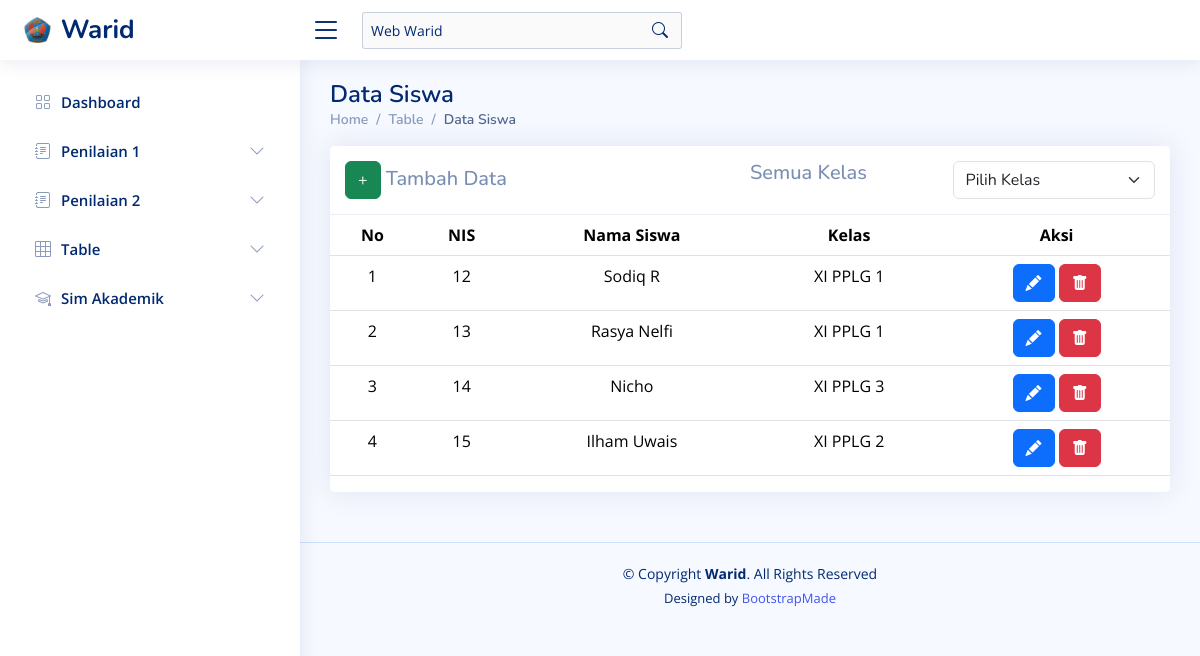
/?page=siswa, run on an earlier commit of the app's database.
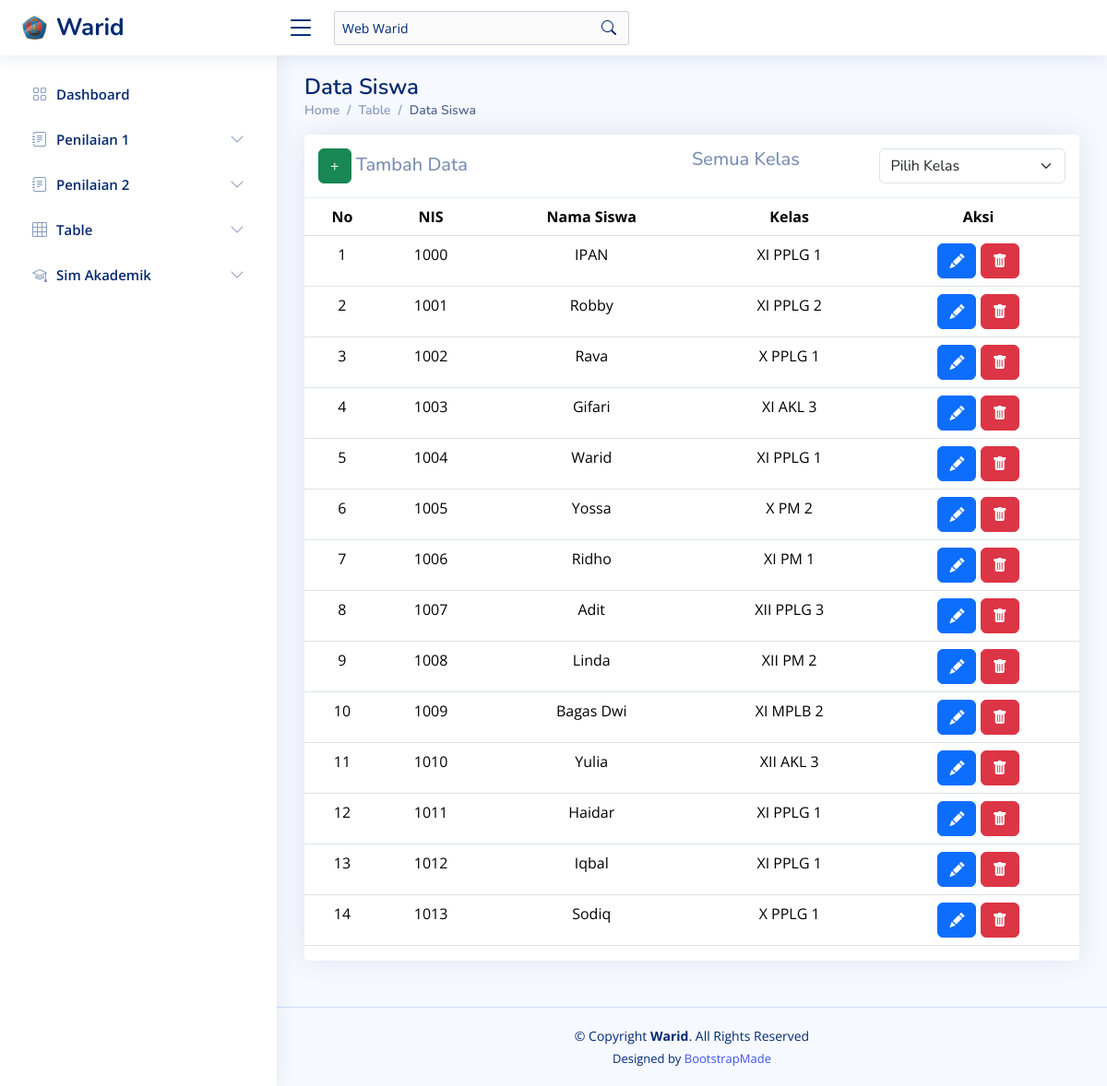
And on a later commit of the database.
### tables this page shows
CREATE TABLE `siswa` (
  `id_siswa` int(11) NOT NULL,
  `nama_siswa` varchar(255) NOT NULL,
  `kelas` varchar(10) NOT NULL
);

### assets/components/sim_akademik_warid/siswa.php (the view, shortened to what this page needs)
<?php
$pageName = 'siswa';
?>
<main id="main" class="main">
  <div class="pagetitle">
    <h1>Data Siswa</h1>
    <nav>
      <ol class="breadcrumb">
        <li class="breadcrumb-item"><a href="?page=dashboard">Home</a></li>
        <li class="breadcrumb-item">Table</li>
        <li class="breadcrumb-item active">Data Siswa</li>
      </ol>
    </nav>
  </div>
  <?php
  if (isset($_POST['kelas_siswa'])) {
    $kelas_siswa = $_POST['kelas_siswa'];
    if ($kelas_siswa == "Semua Kelas") {
      $kelas_query = "";
    } else {
      $kelas_query = "WHERE kelas ='$kelas_siswa'";
    }
  } else {
    $kelas_siswa = "Semua Kelas";
    $kelas_query = "";
  }
  ?>
  <section class="section">
    <div class="row">
      <div class="col-lg-12">
        <div class="card">
          <h5 class="card-header d-flex">
            <span class="col-sm-6"><a href="?page=<?php echo $pageName ?>&alert=add_data" class="btn btn-success">+</a> Tambah Data</span>
            <span class="col-sm-3"><?php echo $kelas_siswa; ?></span>
            <form class="col-sm-3" action="?page=<?php echo $pageName ?>" method="post">
              <select class="form-select" name="kelas_siswa" id="kelas_siswa" onchange="this.form.submit()">
                <option value="Belum Memilih">Pilih Kelas</option>
              </select>
            </form>
          </h5>
          <div class="table-responsive text-nowrap">
            <table class="table" style="text-align:center">
              <thead>
                <tr>
                  <th>No</th>
                  <th>NIS</th>
                  <th>Nama Siswa</th>
                  <th>Kelas</th>
                  <th>Aksi</th>
                </tr>
              </thead>
              <tbody class="table-border-bottom-0">
                <?php
                $no = 1;
                $result = mysqli_query($koneksi1, "SELECT * from siswa $kelas_query ORDER BY id_siswa");
                while ($data = mysqli_fetch_assoc($result)) {
                ?>
                  <tr>
                    <td><?php echo $no++; ?></td>
                    <td><?php echo $data['id_siswa']; ?></td>
                    <td><?php echo $data['nama_siswa']; ?></td>
                    <td><?php echo $data['kelas']; ?></td>
                    <td>
                      <a href="?page=<?php echo $pageName ?>&alert=EditData&id=<?php echo $data['id_siswa']; ?>" class="btn btn-primary"><i class="bi bi-pencil-fill" style="color: white;"></i></a>
                      <a href="?page=<?php echo $pageName ?>&alert=ConfirmationDeleteSim&pageName=<?php echo $pageName; ?>&id=<?php echo $data['id_siswa']; ?>" class="btn btn-danger"><i class="bi bi-trash-fill" style="color: white;"></i></a>
                    </td>
                  </tr><?php } ?>
              </tbody>
            </table>
          </div>
        </div>
      </div>
    </div>
  </section>
</main>

What changed in the data, as far as the page shows it:
removed siswa: id_siswa "12", nama_siswa "Sodiq R", kelas "XI PPLG 1"
removed siswa: id_siswa "13", nama_siswa "Rasya Nelfi", kelas "XI PPLG 1"
removed siswa: id_siswa "14", nama_siswa "Nicho", kelas "XI PPLG 3"
removed siswa: id_siswa "15", nama_siswa "Ilham Uwais", kelas "XI PPLG 2"
added siswa: id_siswa "1000", nama_siswa "IPAN", kelas "XI PPLG 1"
added siswa: id_siswa "1001", nama_siswa "Robby", kelas "XI PPLG 2"
added siswa: id_siswa "1002", nama_siswa "Rava", kelas "X PPLG 1"
added siswa: id_siswa "1003", nama_siswa "Gifari", kelas "XI AKL 3"
added siswa: id_siswa "1004", nama_siswa "Warid", kelas "XI PPLG 1"
added siswa: id_siswa "1005", nama_siswa "Yossa", kelas "X PM 2"
added siswa: id_siswa "1006", nama_siswa "Ridho", kelas "XI PM 1"
added siswa: id_siswa "1007", nama_siswa "Adit", kelas "XII PPLG 3"
added siswa: id_siswa "1008", nama_siswa "Linda", kelas "XII PM 2"
added siswa: id_siswa "1009", nama_siswa "Bagas Dwi", kelas "XI MPLB 2"
added siswa: id_siswa "1010", nama_siswa "Yulia", kelas "XII AKL 3"
added siswa: id_siswa "1011", nama_siswa "Haidar", kelas "XI PPLG 1"
added siswa: id_siswa "1012", nama_siswa "Iqbal", kelas "XI PPLG 1"
added siswa: id_siswa "1013", nama_siswa "Sodiq", kelas "X PPLG 1"
